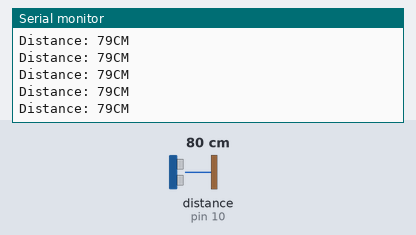
The sketch below on a simulated Arduino Uno, built with avr-gcc and run on an emulated ATmega328P. On the bench: the last lines printed to the serial monitor. Wiring (inferred from the names in the program): ultrasonic range finder: trigger pin 9; echo pin 10. The test bench sets the inputs (shaded band); at power-on: distance to the obstacle (sensor on pin 10) 80 cm. The echo pulse lasts 58.3 µs per cm.

Above: at 1.2 s.
1.3 s: distance to the obstacle (sensor on pin 10) set to 2 cm
At 1.8 s:
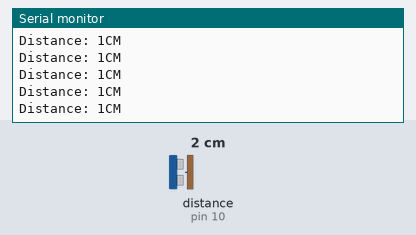
4.3 s: distance to the obstacle (sensor on pin 10) set to 18 cm
At 5.2 s:
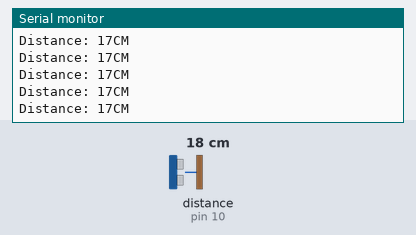
7.3 s: distance to the obstacle (sensor on pin 10) set to 4 cm
At 8.4 s:
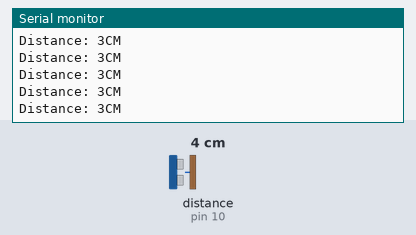
Timing chart, 0 to 10.3 s (numbered marks = the images above; inputs shaded):
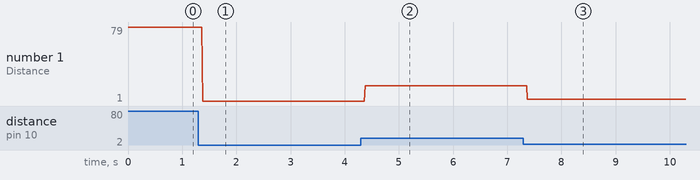

Measured:
- after the input at 1.3 s, the serial monitor: prints a new line after 0.08 s (image 1)
- after the input at 4.3 s, the serial monitor: prints a new line after 0.08 s (image 2)
- after the input at 7.3 s, the serial monitor: prints a new line after 0.07 s (image 3)
- plotted number 1: 79 → 1 after the input at 1.3 s, 1 → 17 after the input at 4.3 s, 17 → 3 after the input at 7.3 s

The sketch:

ultrasonic_measurement.ino
```cpp
int trig_pin = 9;
int echo_pin = 10;

int distance;
long duration;
void setup() {
  // put your setup code here, to run once:
  Serial.begin(9600);
  pinMode(trig_pin, OUTPUT);
  pinMode(echo_pin, INPUT);

}

void loop() {
  // put your main code here, to run repeatedly:
  digitalWrite(trig_pin, LOW);
  delayMicroseconds(2);
  digitalWrite(trig_pin, HIGH);
  delayMicroseconds(10);
  digitalWrite(trig_pin, LOW);

  duration = pulseIn(echo_pin, HIGH);
  distance = (duration/2) * 0.0343;

  Serial.print("Distance: ");
  Serial.print(distance);
  Serial.print("CM\n");

}
```
